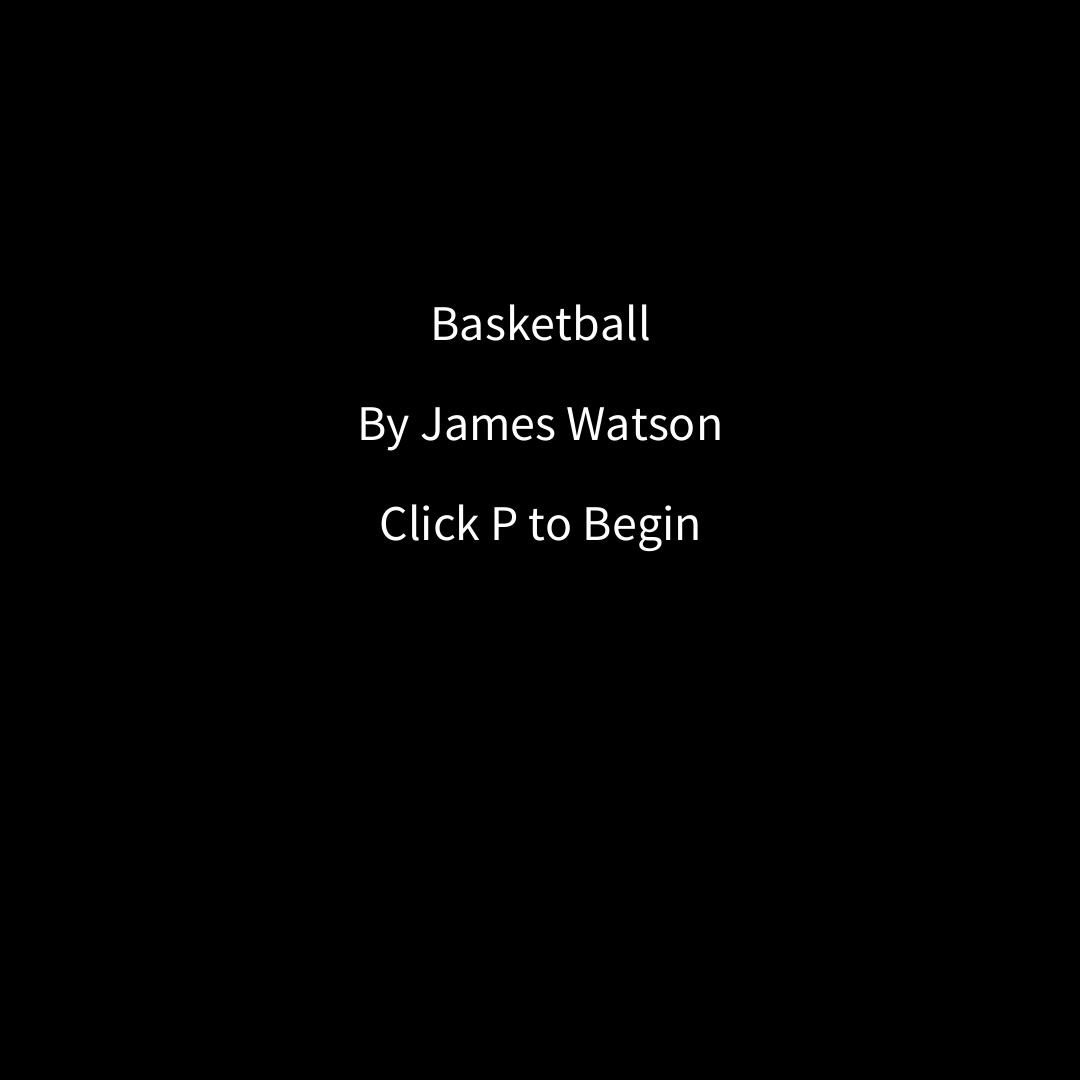
Frame 1 (no input)
Frame 60 (the mouse pressed at the canvas centre just before this capture): identical to frame 1, image omitted
Frame 120 (the mouse held since frame 60 and released just before this capture): identical to frame 1, image omitted

The Processing sketch that drew this single still picture (run headless with seeded random() and noise(); from frame 60 on, the mouse is pressed at the canvas centre):

// Processing sketch: Basketball_Game
// ── Basketball_Game.pde
//James Watson 
// Basketball Game

int gameScreen = 0;//condition for game screen
Ball gameBall;
int value = 0;//condition starts at 0
boolean falling, Shoot, backboard, reset;//variables for ball movement 

void setup() {
  size(1080, 1080); //set size of canvas
   gameBall = new Ball();
  falling = false;//ball not going down 
  Shoot = false;//ball not moving towards basket
  reset = false;//ball does not reset to position
}

void draw () {
  if (gameScreen == 0) {//first screen 
    initScreen();
  } else if (gameScreen == 1) {//second screen
    gameScreen();
  }
}

void initScreen () {
  background(0);//black
  textAlign(CENTER);
  textSize(50);
  text("Basketball", 540, 340);
  text("By James Watson", 540, 440);
  text("Click P to Begin", 540, 540);
}

void gameScreen() {
  background(255);//white   
  if (gameBall.xpos >= width||gameBall.ypos >= height) {
    reset = true;//if ball goes outside border it resets to position
  }
  if (gameBall.xvel > 45) {//how fast ball moves in x
    gameBall.xvel = 45;
  }
  if (gameBall.yvel >45) {//how fast ball moves in y
    gameBall.yvel = 45;
  }
  if (Shoot == false||falling==false) {//shoot ball if both conditions are met and move in arch formation
    gameBall.xvel = (mouseX-width/5)/7;
    gameBall.yvel = (height-500 - mouseY)/7;
  }
  if (Shoot == true||falling==true) {//extra code not needed causes the arc to disappear if deleted
    falling = true;
    if (backboard) {
      gameBall.yvel -= 5 ;
      gameBall.xpos -= 1.25*gameBall.xvel;
    } else {
      gameBall.xpos+= gameBall.xvel;
    }

    gameBall.yvel -= gameBall.accel;
    gameBall.ypos -= gameBall.yvel;
  }

  ellipse(gameBall.xpos, gameBall.ypos, 30, 30);  //draw basketball
  {
    fill(204, 102, 0);//orange
  }
  if (reset == true) {//reset to this state if ball goes outside border 
    gameBall.xpos = width/5;
    gameBall.ypos = height-300;
    gameBall.yvel = 1;
    gameBall.xvel = 1;
    gameBall.accel = 2;
    falling = false;
    Shoot = false;  
    reset = false;
  }
  stroke(204, 102, 0);//orange
  strokeWeight(50);
  line(1080, 1080, 1080, 300);
  line(1080, 400, 750, 400);
}

void keyPressed() {
  if (key == 'p' || key == 'P') {//press p to play change state
    gameScreen = 1;
  } else {
    gameScreen = 0;
  }
}

void startGame() {
  gameScreen=1;//intial screen
}

void mouseClicked() {
  if (value == 0) {
    Shoot = true;//if mouse is clicked it shoots ball in condition set
  }
}

// ── Ball.pde
class Ball {

  float xpos, ypos, xvel, yvel, accel; //variables dfor ball movement

  Ball() {
    xpos = width/5;//initial position for ball
    ypos = height-300;
    yvel = 1;//initial velocity
    xvel = 1;
    accel = 2;//how fast ball increases in spped
  }
  
  void throwBall(){}
  void checkIfOffscreen(){}
  
}
